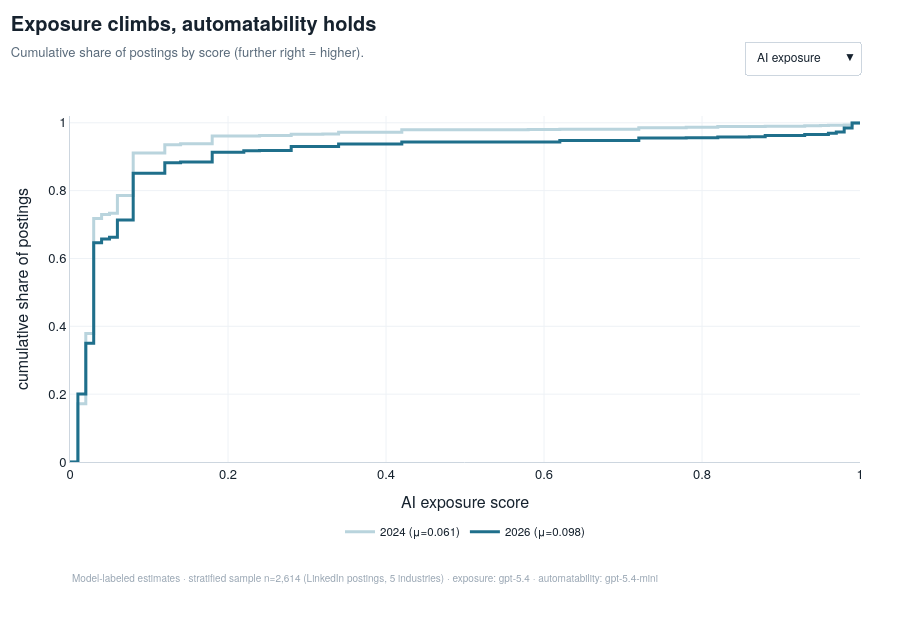

Notebook cell for this chart:
### Code cell
# Interactive ECDF with a construct dropdown.
def _ecdf(v):
    v = np.sort(v); return np.concatenate([[0], v, [1]]), np.concatenate([[0], np.arange(1, len(v)+1)/len(v), [1]])
fig = go.Figure()
_specs = [("final_exposure_score","AI exposure",C_EXP_L,C_EXP),("final_automatable_score","Automatability",C_AUTO_L,C_AUTO)]
for ci, (col, name, cl, cd) in enumerate(_specs):
    for yr, c in [(2024, cl), (2026, cd)]:
        xs, ys = _ecdf(df[df.year == yr][col].dropna().values); mu = df[df.year == yr][col].mean()
        fig.add_trace(go.Scatter(x=xs, y=ys, mode="lines", line=dict(color=c, width=3, shape="hv"),
            name=f"{yr} (μ={mu:.3f})", visible=(ci == 0),
            hovertemplate=f"{name} · {yr}<br>score ≤ %{{x:.2f}}<br>share %{{y:.0%}}<extra></extra>"))
_vis_exp = [True, True, False, False]; _vis_auto = [False, False, True, True]
_buttons = [dict(label="AI exposure", method="update", args=[{"visible": _vis_exp}, {"xaxis.title.text": "AI exposure score"}]),
            dict(label="Automatability", method="update", args=[{"visible": _vis_auto}, {"xaxis.title.text": "Automatability score"}])]
# SHORT title/subtitle so the top-right dropdown never sits on the text; bottom legend + footer separated
base(fig, "Exposure climbs, automatability holds",
     "Cumulative share of postings by score (further right = higher).",
     h=620, t=116, b=158, r=40, foot_y=-0.36)
fig.update_xaxes(title="AI exposure score", range=[0, 1]); fig.update_yaxes(title="cumulative share of postings", range=[0, 1.02])
fig.update_layout(
    legend=dict(orientation="h", y=-0.16, x=0.5, xanchor="center", font=dict(size=11.5)),
    updatemenus=[dict(type="dropdown", buttons=_buttons, x=1.0, y=1.12, xanchor="right", yanchor="bottom",
                      bgcolor="white", bordercolor="#cdd6df", font=dict(size=12))])
export(fig, "fig09_distribution_shift_ecdf.html")
fig

### Figure 1 — Plotly figure (JSON) as saved in the notebook; plotly's stock layout.template omitted (floating-point values rounded to 4 significant figures; data arrays with more than 128 entries replaced by an {"elided": "..."} marker saying what was removed)
{"data": [{"hovertemplate": "AI exposure · 2024<br>score ≤ %{x:.2f}<br>share %{y:.0%}<extra></extra>", "line": {"color": "#b9d4dd", "shape": "hv", "width": 3}, "mode": "lines", "name": "2024 (μ=0.061)", "type": "scatter", "visible": true, "x": {"elided": "1116 float values"}, "y": {"elided": "1116 float values"}}, {"hovertemplate": "AI exposure · 2026<br>score ≤ %{x:.2f}<br>share %{y:.0%}<extra></extra>", "line": {"color": "#1f6f8b", "shape": "hv", "width": 3}, "mode": "lines", "name": "2026 (μ=0.098)", "type": "scatter", "visible": true, "x": {"elided": "1502 float values"}, "y": {"elided": "1502 float values"}}, {"hovertemplate": "Automatability · 2024<br>score ≤ %{x:.2f}<br>share %{y:.0%}<extra></extra>", "line": {"color": "#ecc6b8", "shape": "hv", "width": 3}, "mode": "lines", "name": "2024 (μ=0.334)", "type": "scatter", "visible": false, "x": {"elided": "1116 float values"}, "y": {"elided": "1116 float values"}}, {"hovertemplate": "Automatability · 2026<br>score ≤ %{x:.2f}<br>share %{y:.0%}<extra></extra>", "line": {"color": "#c85d3d", "shape": "hv", "width": 3}, "mode": "lines", "name": "2026 (μ=0.324)", "type": "scatter", "visible": false, "x": {"elided": "1502 float values"}, "y": {"elided": "1502 float values"}}], "layout": {"annotations": [{"align": "left", "font": {"color": "#9aa7b4", "size": 10}, "showarrow": false, "text": "Model-labeled estimates · stratified sample n=2,614 (LinkedIn postings, 5 industries) · exposure: gpt-5.4 · automatability: gpt-5.4-mini", "x": 0.0, "xanchor": "left", "xref": "paper", "y": -0.36, "yref": "paper"}], "font": {"color": "#16222e", "family": "Helvetica Neue, Arial, sans-serif", "size": 13}, "height": 620, "hoverlabel": {"bgcolor": "white", "bordercolor": "#cdd6df", "font": {"color": "#000000", "family": "Helvetica Neue, Arial, sans-serif", "size": 12.5}}, "legend": {"font": {"size": 11.5}, "orientation": "h", "x": 0.5, "xanchor": "center", "y": -0.16}, "margin": {"b": 158, "l": 70, "r": 40, "t": 116}, "paper_bgcolor": "white", "plot_bgcolor": "white", "title": {"font": {"size": 20}, "text": "<b>Exposure climbs, automatability holds</b><br><span style='font-size:13px;color:#5a6b7b'>Cumulative share of postings by score (further right = higher).</span>", "x": 0.012, "xanchor": "left", "y": 0.95}, "updatemenus": [{"bgcolor": "white", "bordercolor": "#cdd6df", "buttons": [{"args": [{"visible": [true, true, false, false]}, {"xaxis.title.text": "AI exposure score"}], "label": "AI exposure", "method": "update"}, {"args": [{"visible": [false, false, true, true]}, {"xaxis.title.text": "Automatability score"}], "label": "Automatability", "method": "update"}], "font": {"size": 12}, "type": "dropdown", "x": 1.0, "xanchor": "right", "y": 1.12, "yanchor": "bottom"}], "xaxis": {"gridcolor": "#eef2f6", "linecolor": "#cdd6df", "range": [0, 1], "showgrid": true, "title": {"text": "AI exposure score"}, "zeroline": false}, "yaxis": {"gridcolor": "#eef2f6", "linecolor": "#cdd6df", "range": [0, 1.02], "showgrid": true, "title": {"text": "cumulative share of postings"}, "zeroline": false}}}
